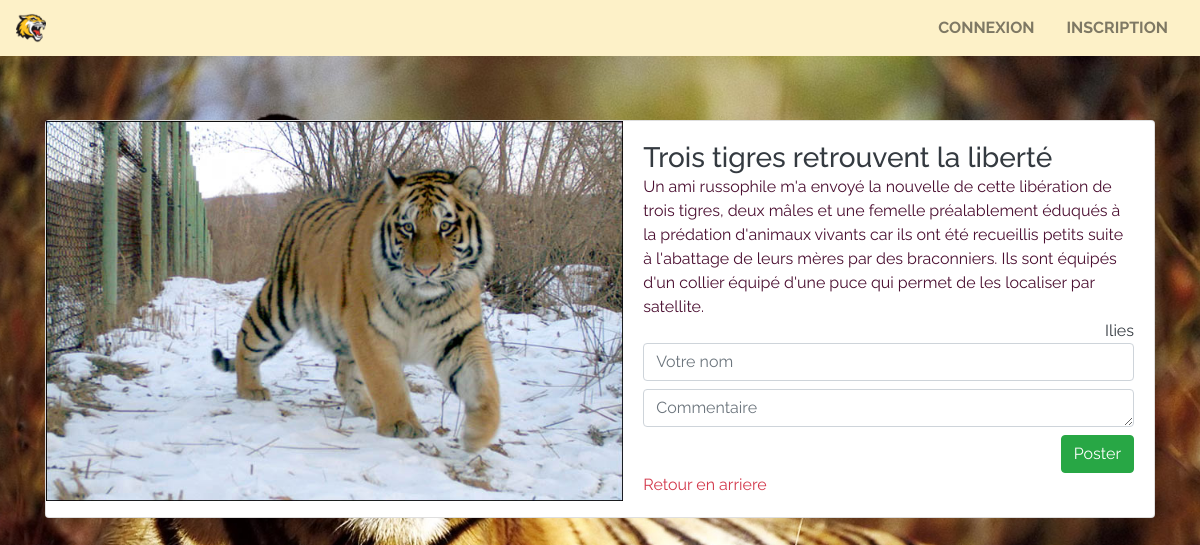
Page /consultArticle.php?id=5 on the committed database.
### tables this page shows
CREATE TABLE `user` (
  `id` int(11) NOT NULL AUTO_INCREMENT,
  `username` varchar(255) NOT NULL,
  `password` varchar(255) NOT NULL,
  PRIMARY KEY (`id`),
  UNIQUE KEY `user_username_uindex` (`username`)
);

CREATE TABLE `article` (
  `id` int(11) NOT NULL AUTO_INCREMENT,
  `title` varchar(255) NOT NULL,
  `content` longtext NOT NULL,
  `image` varchar(255) NOT NULL,
  `author` int(11) NOT NULL,
  PRIMARY KEY (`id`),
  KEY `author` (`author`),
  CONSTRAINT `articles_ibfk_1` FOREIGN KEY (`author`) REFERENCES `user` (`id`)
);

### src/function.php (called while the page is built, shortened)
<?php
function idAuthor(PDO $pdo, int $author)
{
    $queryUsername = $pdo->prepare(' SELECT username FROM user WHERE id = :author');
    $queryUsername->bindParam(':author', $author);
    $queryUsername->execute();
    $resultUsername = $queryUsername->fetchAll();
    return $resultUsername;
}
function viewMore(PDO $pdo, int $id)
{
    $query = $pdo->prepare('SELECT * FROM article WHERE id = :id');
    $query->bindParam(':id', $id);
    $query->execute();
    $resultViewmore = $query->fetchAll();
    return $resultViewmore;
}

### src/consultArticle.php (the view, shortened to what this page needs)
<?php
require 'connectDB.php';
$viewMore = viewMore($pdo, $_GET['id']);
require 'header.php';
?>
<form method="post">
    <?php
    foreach ($viewMore as $vm) {
        $resultID = idAuthor($pdo, $vm['author']);
        foreach ($resultID as $author) { ?>
            <div class="container mt-5">
                <div class="card flex-md-row mb-4 box-shadow h-md-250">
                    <img class="card-img-right flex-auto d-none d-md-block"
                         style="width: 580px; height: 380px;"
                         src="upload/<?php echo $vm['image']; ?>"
                         data-holder-rendered="true">
                    <div class="card-body d-flex flex-column align-items-start">
                        <h3 class="text-dark mb-0">
                            <?php echo $vm['title']; ?>
                        </h3>
                        <p class="card-text mb-auto"><?php echo $vm['content']; ?></p>
                        <a class="ml-auto text-dark"><?php echo $author['username']; ?></a>
                        <input class="form-control mb-2" type="text" name="username" id="username" placeholder="Votre nom"/>
                        <textarea class="form-control" rows="1" id="comment" name="comment"
                                  placeholder="Commentaire"></textarea>
                        <button class="mt-2 btn btn-success ml-auto" name="poster" id="poster">Poster</button>
                        <a href="index.php">Retour en arriere</a>
                    </div>
                </div>
            </div>
        <?php }
    } ?>
</form>
</body>
</html>

### src/css/CustomFileInputs/css/demo.css (style rules this page uses)
*, *:after, *:before { -webkit-box-sizing: border-box; box-sizing: border-box; }
body { font-family: Avenir, 'Helvetica Neue', 'Lato', 'Segoe UI', Helvetica, Arial, sans-serif; color: #4b0f31; background-color: #f1e5e6; -webkit-font-smoothing: antialiased; -moz-osx-font-smoothing: grayscale; }
a { outline: none; color: #d3394c; text-decoration: none; }

### src/css/style.css (style rules this page uses)
body { background-image: url("3355_tiger.jpg"); background-attachment: fixed; background-size: cover; font-family: 'Raleway'; background-position: center; -webkit-background-size: cover; -moz-background-size: cover; -o-background-size: cover; }

### rows in the picture
article: title "Trois tigres retrouvent la liberté", content "Un ami russophile m'a envoyé la nouvelle de cette libération de trois tigres, deux mâles et une femelle préalablement éduqués à la prédation d'animaux vivants car ils ont été recueillis petits suite à l'abattage de leurs mères par des braconniers. Ils sont équipés d'un collier équipé d'une puce qui permet de les localiser par satellite."
user: article.image (picture), username "Ilies"
